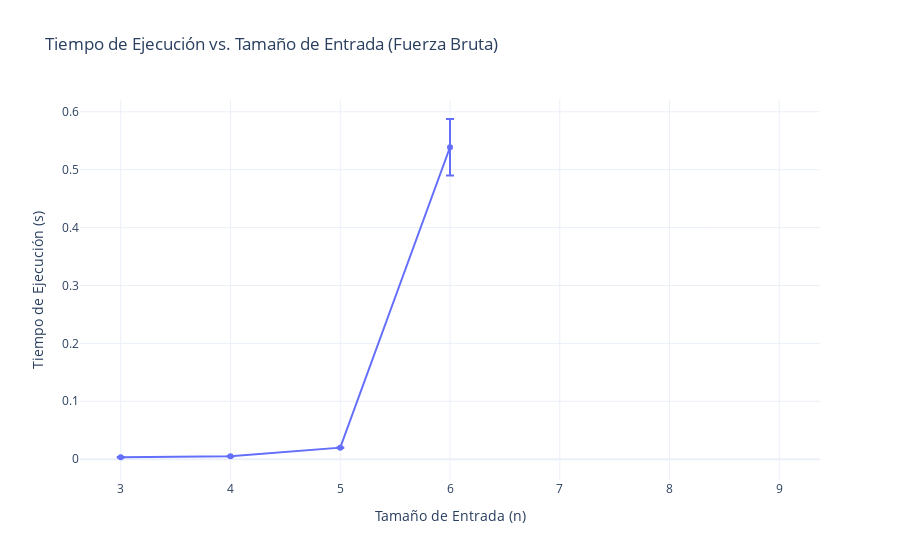

The cell this chart's notebook holds for it:
### Code cell
fig_time = go.Figure()

algorithms = ["Fuerza Bruta"]
for algo in algorithms:
    df_algo = results[results['kernel'] == algo]
    fig_time.add_trace(go.Scatter(
        x=df_algo['size'],
        y=df_algo['time_mean'],
        mode='lines+markers',
        name=f'{algo}',
        error_y=dict(type='data', array=df_algo['time_std'], visible=True)
    ))

fig_time.update_layout(
    title='Tiempo de Ejecución vs. Tamaño de Entrada (Fuerza Bruta)',
    xaxis_title='Tamaño de Entrada (n)',
    yaxis_title='Tiempo de Ejecución (s)',
    template='plotly_white'
)

fig_time.show()

### Figure 1 — Plotly figure (JSON) as saved in the notebook; plotly's stock layout.template omitted (floating-point values rounded to 4 significant figures)
{"data": [{"error_y": {"array": [0.0003741, 0.000379, 0.0004296, 0.04877, null, null, null], "type": "data", "visible": true}, "mode": "lines+markers", "name": "Fuerza Bruta", "x": [3, 4, 5, 6, 7, 8, 9], "y": [0.003331, 0.005157, 0.0199, 0.5388, null, null, null], "type": "scatter"}], "layout": {"title": {"text": "Tiempo de Ejecución vs. Tamaño de Entrada (Fuerza Bruta)"}, "xaxis": {"title": {"text": "Tamaño de Entrada (n)"}}, "yaxis": {"title": {"text": "Tiempo de Ejecución (s)"}}}}
